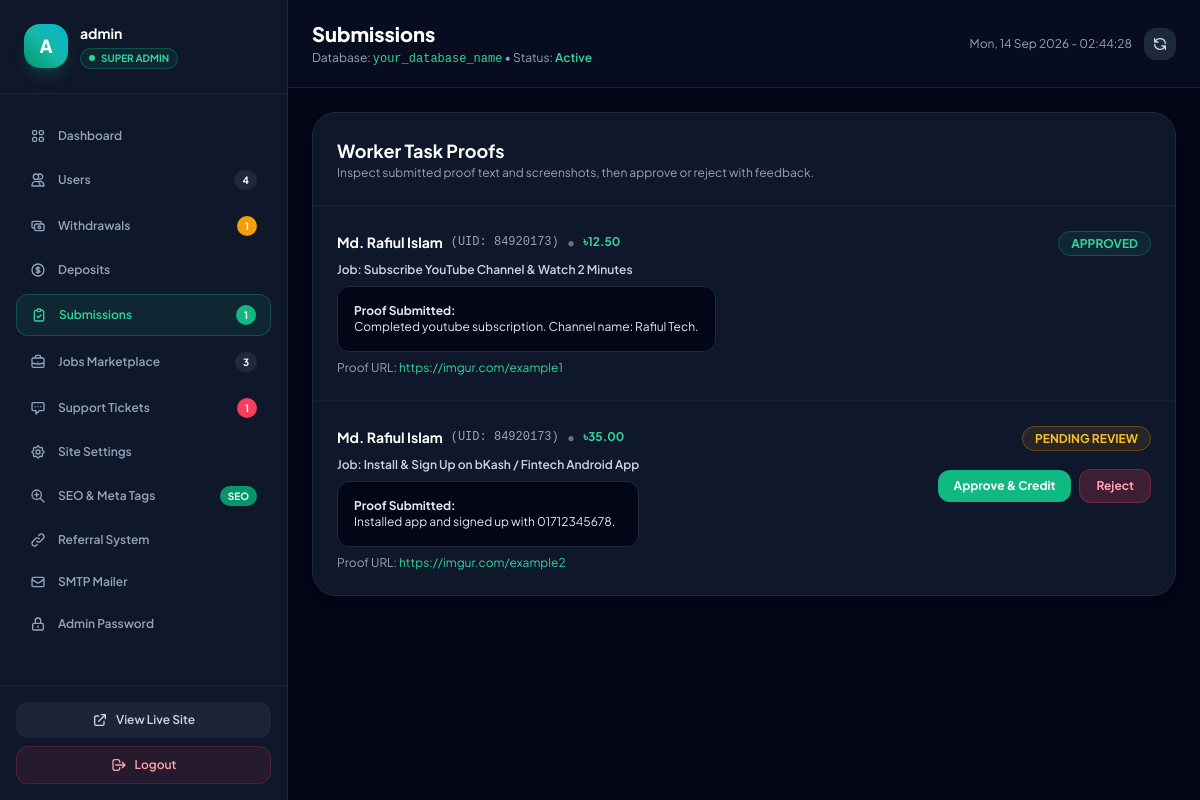
The app's page /admin/index.php?tab=submissions (signed in) with its own data.
### tables this page shows
CREATE TABLE `task_submissions` (
  `id` VARCHAR(50) PRIMARY KEY,
  `job_id` VARCHAR(50) NOT NULL,
  `worker_id` VARCHAR(50) NOT NULL,
  `worker_name` VARCHAR(100) NOT NULL,
  `worker_avatar` VARCHAR(255) NULL,
  `proof_text` TEXT NOT NULL,
  `proof_url` TEXT NULL,
  `proof_image_url` LONGTEXT NULL,
  `status` ENUM('pending', 'approved', 'rejected', 'disputed') DEFAULT 'pending',
  `feedback` TEXT NULL,
  `earned_bdt` DECIMAL(10,2) NOT NULL,
  `earned_usd` DECIMAL(10,2) NOT NULL,
  `submitted_at` DATETIME DEFAULT CURRENT_TIMESTAMP
);

CREATE TABLE `jobs` (
  `id` VARCHAR(50) PRIMARY KEY,
  `title` VARCHAR(255) NOT NULL,
  `title_bn` VARCHAR(255) NOT NULL,
  `category` VARCHAR(50) NOT NULL,
  `category_name` VARCHAR(100) NOT NULL,
  `category_name_bn` VARCHAR(100) NOT NULL,
  `employer_id` VARCHAR(50) NOT NULL,
  `employer_name` VARCHAR(100) NOT NULL,
  `employer_avatar` VARCHAR(255) NULL,
  `employer_verified` TINYINT(1) DEFAULT 0,
  `pay_per_task_bdt` DECIMAL(10,2) NOT NULL,
  `pay_per_task_usd` DECIMAL(10,2) NOT NULL,
  `total_slots` INT NOT NULL,
  `completed_slots` INT DEFAULT 0,
  `estimated_minutes` INT DEFAULT 5,
  `target_country` VARCHAR(50) DEFAULT 'Bangladesh',
  `target_country_bn` VARCHAR(50) DEFAULT 'বাংলাদেশ',
  `target_link` TEXT NULL,
  `description` TEXT,
  `description_bn` TEXT,
  `instructions_json` LONGTEXT,
  `rules_json` LONGTEXT,
  `proof_requirements_json` LONGTEXT,
  `featured` TINYINT(1) DEFAULT 0,
  `status` ENUM('active', 'paused', 'completed') DEFAULT 'active',
  `created_at` DATETIME DEFAULT CURRENT_TIMESTAMP
);

### includes/functions.php (called while the page is built, shortened)
<?php
require_once __DIR__ . '/../config/env.php';
if (!function_exists('app_url')) {
    function app_url($path = '') {
        $base = get_base_app_url();
        $trimmedPath = ltrim($path, '/');
        return $trimmedPath ? "$base/$trimmedPath" : $base;
    }
}
if (!function_exists('sanitize_output')) {
    function sanitize_output($string) {
        return htmlspecialchars((string)$string, ENT_QUOTES | ENT_SUBSTITUTE, 'UTF-8');
    }
}

### config/env.php (called while the page is built, shortened)
<?php
if (!function_exists('env')) {
    function env($key, $default = null) {
        $val = getenv($key);
        if ($val !== false) {
            return $val;
        }
        return $default;
    }
}
if (!function_exists('get_base_app_url')) {
    function get_base_app_url() {
        $configured = env('APP_URL');
        $isHttps = (
            (!empty($_SERVER['HTTPS']) && $_SERVER['HTTPS'] !== 'off') ||
            (!empty($_SERVER['HTTP_X_FORWARDED_PROTO']) && $_SERVER['HTTP_X_FORWARDED_PROTO'] === 'https') ||
            (!empty($_SERVER['SERVER_PORT']) && $_SERVER['SERVER_PORT'] == 443)
        );
        $protocol = $isHttps ? 'https://' : 'http://';
        $host = $_SERVER['HTTP_HOST'] ?? 'localhost';
        return rtrim($protocol . $host, '/');
    }
}

### admin/index.php (the view, shortened to what this page needs)
<?php
require_once __DIR__ . '/../config/env.php';
require_once __DIR__ . '/../includes/functions.php';
$db = get_db();
    ?>
    <?php
$tab = $_GET['tab'] ?? 'dashboard';
if ($db) {
    try {
        $kpiUsers = (int)$db->query("SELECT COUNT(*) FROM users")->fetchColumn();
        $kpiJobs = (int)$db->query("SELECT COUNT(*) FROM jobs WHERE status = 'active'")->fetchColumn();
        $kpiPendingWithdrawals = (int)$db->query("SELECT COUNT(*) FROM wallet_transactions WHERE type = 'withdrawal' AND status = 'pending'")->fetchColumn();
        $kpiPendingDeposits = (int)$db->query("SELECT COUNT(*) FROM wallet_transactions WHERE type = 'deposit' AND status = 'pending'")->fetchColumn();
        $kpiPendingSubmissions = (int)$db->query("SELECT COUNT(*) FROM task_submissions WHERE status = 'pending'")->fetchColumn();
        $kpiOpenTickets = (int)$db->query("SELECT COUNT(*) FROM support_tickets WHERE status IN ('open', 'in_progress')")->fetchColumn();
    } catch (Exception $e) {}
}
$adminUsername = $_SESSION['admin_username'] ?? 'Admin';
?>
<!DOCTYPE html>
<html lang="en" class="dark">
<head>
  <script src="https://cdn.tailwindcss.com"></script>
</head>
<body class="bg-slate-950 text-slate-100 min-h-screen flex flex-col antialiased selection:bg-emerald-500 selection:text-white">
  <div class="flex-1 flex min-h-screen">
    <aside id="sidebarDrawer" class="fixed inset-y-0 left-0 z-50 w-72 bg-slate-900 border-r border-slate-800 flex flex-col transition-transform duration-300 transform -translate-x-full lg:translate-x-0 lg:static lg:z-auto">
      <div class="p-6 border-b border-slate-800 flex items-center justify-between">
        <div class="flex items-center gap-3">
          <div class="w-11 h-11 rounded-2xl bg-gradient-to-tr from-emerald-600 via-teal-500 to-cyan-500 flex items-center justify-center font-black text-white text-lg shadow-lg shadow-emerald-500/20">
            <?= strtoupper(substr($adminUsername, 0, 1)) ?>
          </div>
          <div>
            <h2 class="font-bold text-white text-sm leading-snug"><?= sanitize_output($adminUsername) ?></h2>
            <div class="inline-flex items-center gap-1.5 px-2 py-0.5 rounded-full bg-emerald-500/10 border border-emerald-500/30 text-[10px] font-bold text-emerald-400 mt-0.5">
              <span class="w-1.5 h-1.5 rounded-full bg-emerald-400 animate-pulse"></span>
              SUPER ADMIN
            </div>
          </div>
        </div>
      </div>
      <nav class="flex-1 px-4 py-6 space-y-1.5 overflow-y-auto custom-scrollbar">
        <?php
        foreach ($navItems as $k => $item):
            $isActive = ($tab === $k);
        ?>
          <a href="<?= app_url('admin/index.php?tab=' . $k) ?>" class="flex items-center justify-between px-3.5 py-2.5 rounded-xl text-xs font-semibold transition-all <?= $isActive ? 'bg-emerald-500/10 text-emerald-400 border border-emerald-500/30 shadow-sm' : 'text-slate-400 hover:text-white hover:bg-slate-800/60' ?>">
            <div class="flex items-center gap-3">
              <svg class="w-4 h-4 shrink-0 <?= $isActive ? 'text-emerald-400' : 'text-slate-400' ?>" fill="none" stroke="currentColor" viewBox="0 0 24 24"><?= $item['icon'] ?></svg>
              <span><?= $item['label'] ?></span>
            </div>
            <?php if (!empty($item['badge'])): ?>
              <span class="px-2 py-0.5 rounded-full text-[10px] font-bold text-white <?= $item['badgeColor'] ?? 'bg-slate-800 text-slate-300' ?>"><?= $item['badge'] ?></span>
            <?php endif; ?>
          </a>
        <?php endforeach; ?>
      </nav>
      <div class="p-4 border-t border-slate-800 space-y-2">
        <a href="<?= app_url() ?>" target="_blank" class="w-full flex items-center justify-center gap-2 py-2.5 px-4 rounded-xl bg-slate-800/80 hover:bg-slate-800 text-slate-300 hover:text-white text-xs font-semibold transition-colors">
          <svg class="w-4 h-4" fill="none" stroke="currentColor" viewBox="0 0 24 24"><path stroke-linecap="round" stroke-linejoin="round" stroke-width="2" d="M10 6H6a2 2 0 00-2 2v10a2 2 0 002 2h10a2 2 0 002-2v-4M14 4h6m0 0v6m0-6L10 14"/></svg>
          <span>View Live Site</span>
        </a>
        <a href="<?= app_url('admin/index.php?action=logout') ?>" class="w-full flex items-center justify-center gap-2 py-2.5 px-4 rounded-xl bg-rose-500/10 hover:bg-rose-500/20 text-rose-300 text-xs font-semibold transition-colors border border-rose-500/20">
          <svg class="w-4 h-4" fill="none" stroke="currentColor" viewBox="0 0 24 24"><path stroke-linecap="round" stroke-linejoin="round" stroke-width="2" d="M17 16l4-4m0 0l-4-4m4 4H7m6 4v1a3 3 0 01-3 3H6a3 3 0 01-3-3V7a3 3 0 013-3h4a3 3 0 013 3v1"/></svg>
          <span>Logout</span>
        </a>
      </div>
    </aside>
    <main class="flex-1 flex flex-col min-w-0 bg-slate-950 overflow-y-auto">
      <header class="px-6 py-5 bg-slate-900/40 border-b border-slate-800/80 flex items-center justify-between">
        <div>
          <h1 class="text-xl font-black text-white capitalize"><?= str_replace('_', ' ', $tab) ?></h1>
          <p class="text-xs text-slate-400 mt-0.5">Database: <span class="text-emerald-400 font-mono"><?= env('DB_NAME', 'bahubal2_Amaderjob8383') ?></span> &bull; Status: <span class="text-emerald-400 font-semibold">Active</span></p>
        </div>
        <div class="flex items-center gap-3">
          <span class="text-xs text-slate-400 hidden sm:inline"><?= date('D, d M Y - H:i:s') ?></span>
          <a href="<?= app_url('admin/index.php?tab=' . $tab) ?>" class="p-2 rounded-xl bg-slate-800 text-slate-300 hover:text-white transition-colors" title="Refresh">
            <svg class="w-4 h-4" fill="none" stroke="currentColor" viewBox="0 0 24 24"><path stroke-linecap="round" stroke-linejoin="round" stroke-width="2" d="M4 4v5h.582m15.356 2A8.001 8.001 0 004.582 9m0 0H9m11 11v-5h-.581m0 0a8.003 8.003 0 01-15.357-2m15.357 2H15"/></svg>
          </a>
        </div>
      </header>
      <div class="p-6 space-y-6">
        <?php if ($tab === 'submissions'): ?>
          <div class="bg-slate-900 rounded-3xl border border-slate-800 shadow-xl overflow-hidden">
            <div class="p-6 border-b border-slate-800">
              <h2 class="text-lg font-bold text-white">Worker Task Proofs</h2>
              <p class="text-xs text-slate-400">Inspect submitted proof text and screenshots, then approve or reject with feedback.</p>
            </div>
            <?php
            $subsList = [];
            if ($db) {
                try {
                    $sStmt = $db->query("SELECT s.*, j.title as job_title FROM task_submissions s LEFT JOIN jobs j ON s.job_id = j.id ORDER BY s.submitted_at DESC LIMIT 150");
                    $subsList = $sStmt->fetchAll();
                } catch (Exception $e) {}
            }
            ?>
            <?php if (empty($subsList)): ?>
              <div class="p-12 text-center text-slate-400 text-xs">No task submissions found in database.</div>
            <?php else: ?>
              <div class="divide-y divide-slate-800/60">
                <?php foreach ($subsList as $s): ?>
                  <div class="p-6 hover:bg-slate-800/20 transition-colors">
                    <div class="flex flex-col md:flex-row md:items-start justify-between gap-4">
                      <div class="space-y-2 max-w-2xl">
                        <div class="flex items-center gap-2">
                          <span class="font-bold text-white text-sm"><?= sanitize_output($s['worker_name']) ?></span>
                          <span class="text-slate-400 font-mono text-xs">(UID: <?= sanitize_output($s['worker_id']) ?>)</span>
                          <span class="text-slate-500">&bull;</span>
                          <span class="text-emerald-400 font-bold text-xs">৳<?= number_format($s['earned_bdt'], 2) ?></span>
                        </div>
                        <div class="text-xs text-slate-300 font-semibold">Job: <?= sanitize_output($s['job_title'] ?: $s['job_id']) ?></div>
                        <div class="p-4 rounded-xl bg-slate-950 border border-slate-800 text-xs text-slate-200">
                          <strong>Proof Submitted:</strong><br>
                          <?= nl2br(sanitize_output($s['proof_text'])) ?>
                        </div>
                        <?php if (!empty($s['proof_url'])): ?>
                          <div class="text-xs">
                            <span class="text-slate-400">Proof URL: </span>
                            <a href="<?= sanitize_output($s['proof_url']) ?>" target="_blank" class="text-emerald-400 hover:underline"><?= sanitize_output($s['proof_url']) ?></a>
                          </div>
                        <?php endif; ?>
                      </div>
                      <div class="shrink-0 text-right space-y-3">
                        <div>
                          <?php if ($s['status'] === 'approved'): ?>
                            <span class="px-3 py-1 rounded-full bg-emerald-500/10 border border-emerald-500/30 text-emerald-400 font-bold text-xs">APPROVED</span>
                          <?php elseif ($s['status'] === 'rejected'): ?>
                            <span class="px-3 py-1 rounded-full bg-rose-500/10 border border-rose-500/30 text-rose-400 font-bold text-xs">REJECTED</span>
                          <?php else: ?>
                            <span class="px-3 py-1 rounded-full bg-amber-500/10 border border-amber-500/30 text-amber-400 font-bold text-xs">PENDING REVIEW</span>
                          <?php endif; ?>
                        </div>
                        <?php if ($s['status'] === 'pending'): ?>
                          <div class="flex items-center justify-end gap-2 pt-2">
                            <form method="POST" action="<?= app_url('admin/index.php?tab=submissions') ?>">
                              <button type="submit" class="px-4 py-2 rounded-xl bg-emerald-500 hover:bg-emerald-600 text-white font-bold text-xs transition-colors shadow-sm">Approve & Credit</button>
                            </form>
                            <form method="POST" action="<?= app_url('admin/index.php?tab=submissions') ?>" class="flex items-center gap-1">
                              <button type="submit" class="px-4 py-2 rounded-xl bg-rose-500/20 hover:bg-rose-500/40 text-rose-300 font-bold text-xs border border-rose-500/30 transition-colors">Reject</button>
                            </form>
                          </div>
                        <?php endif; ?>
                      </div>
                    </div>
                  </div>
                <?php endforeach; ?>
              </div>
            <?php endif; ?>
          </div>
        <?php endif; ?>
      </div>
    </main>
  </div>
</body>
</html>

### admin/index.php (style rules this page uses)
body { font-family: 'Plus Jakarta Sans', sans-serif; }

### records on screen
task_submissions: worker_name "Md. Rafiul Islam", worker "84920173", earned_bdt "12.50", job.title "Subscribe YouTube Channel & Watch 2 Minutes", proof_text "Completed youtube subscription. Channel name: Rafiul Tech.", proof_url "https://imgur.com/example1", status "APPROVED"
task_submissions: worker_name "Md. Rafiul Islam", worker "84920173", earned_bdt "35.00", job.title "Install & Sign Up on bKash / Fintech Android App", proof_text "Installed app and signed up with 01712345678.", proof_url "https://imgur.com/example2", status "PENDING REVIEW"

### other values on screen
substr($adminUsername, 0, 1) "A"
sanitize_output($adminUsername) "admin"
$item['label'] "Dashboard"
$item['label'] "Users"
$item['badge'] "4"
$item['label'] "Withdrawals"
$item['badge'] "1"
$item['label'] "Deposits"
$item['label'] "Submissions"
$item['label'] "Jobs Marketplace"
$item['badge'] "3"
$item['label'] "Support Tickets"
$item['label'] "Site Settings"
$item['label'] "SEO & Meta Tags"
$item['badge'] "SEO"
